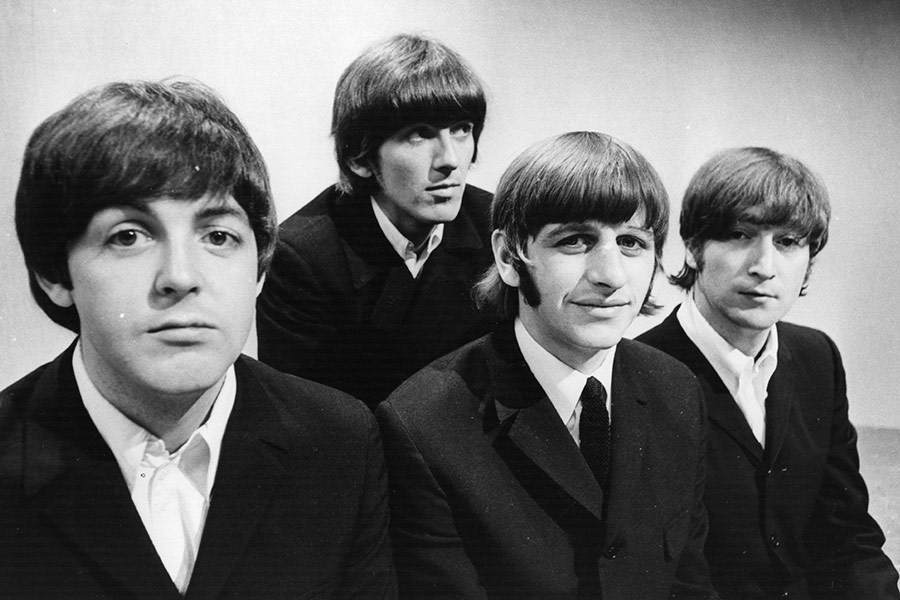
#> input picture Lab2/beatles.jpg, 900 x 600 px
$ python lab2prob3.py
#> lines starting #> are read from the running program, lines starting #| are printed output that depends on the picture
# -*- coding: utf-8 -*-
"""
Created on Sun Aug  4 20:35:53 2019

@author: jctep
"""
import numpy as np
import cv2
import sys
import matplotlib.pyplot as plt
from mpl_toolkits.mplot3d import Axes3D

def histogram_3D(image,a_zim=-60,elevation=30):
#> called with image = 'beatles.jpg', a_zim = -60, elevation = 30
    img = cv2.imread(image)
#> img is the input picture: shape (600, 900, 3); min 0, max 255, mean 109.5
    ##turning image into grayscale
    gray_image = (0.11*img[:,:,0] + 0.59*img[:,:,1] + 0.3*img[:,:,2])

    ##defining a grid to plot the image, based on the pixel dimensions of the image
    xx, yy = np.mgrid[0:gray_image.shape[0], 0:gray_image.shape[1]]


    fig = plt.figure()
    ax = Axes3D(fig)

    # Get current rotation angle
     #print(ax.azim)
    #ax.view_init(azim=0, elev=90)

    # Set rotation angle to 30 degrees
    ax.view_init(azim=a_zim,elev=elevation)

    ax.plot_surface(xx,yy,gray_image,rstride=1,cstride=1,color="k",alpha=0.75,cmap=plt.cm.gray,
            linewidth=0)
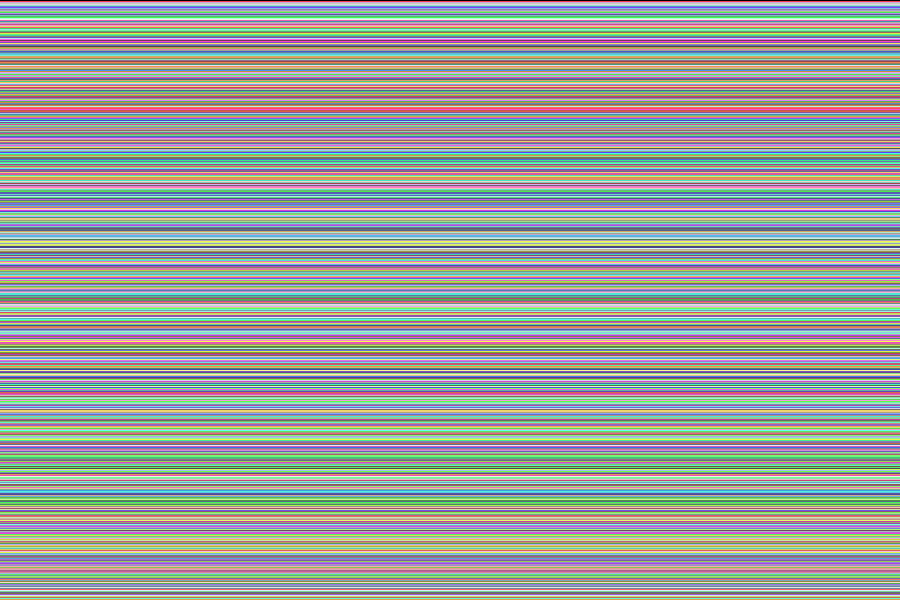
#> xx: shape (600, 900) int64; 600 distinct labels, from 0 to 599; one colour per label, 0 black

    plt.title(image)
    plt.show()


histogram_3D("beatles.jpg")
histogram_3D("beatles.jpg",a_zim=0,elevation=90)
